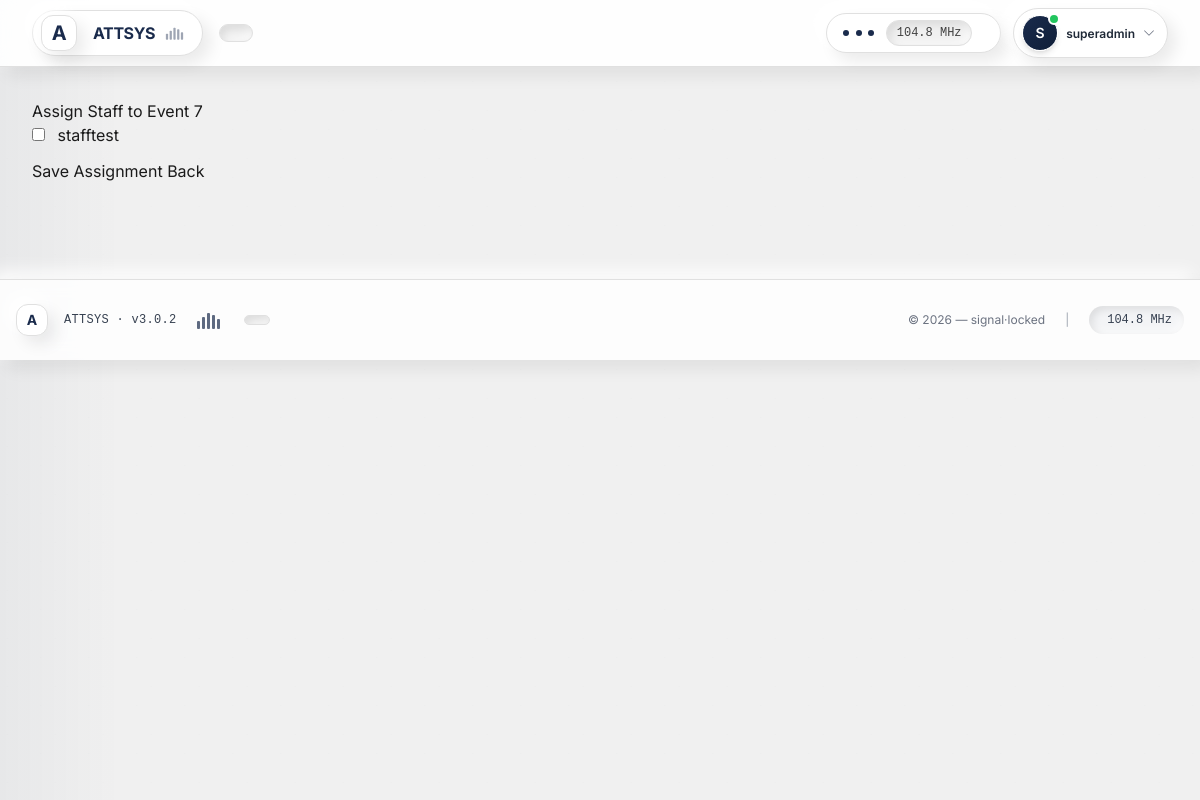
Before: /attsys/event/40/assign/ (signed in) with the older database file.
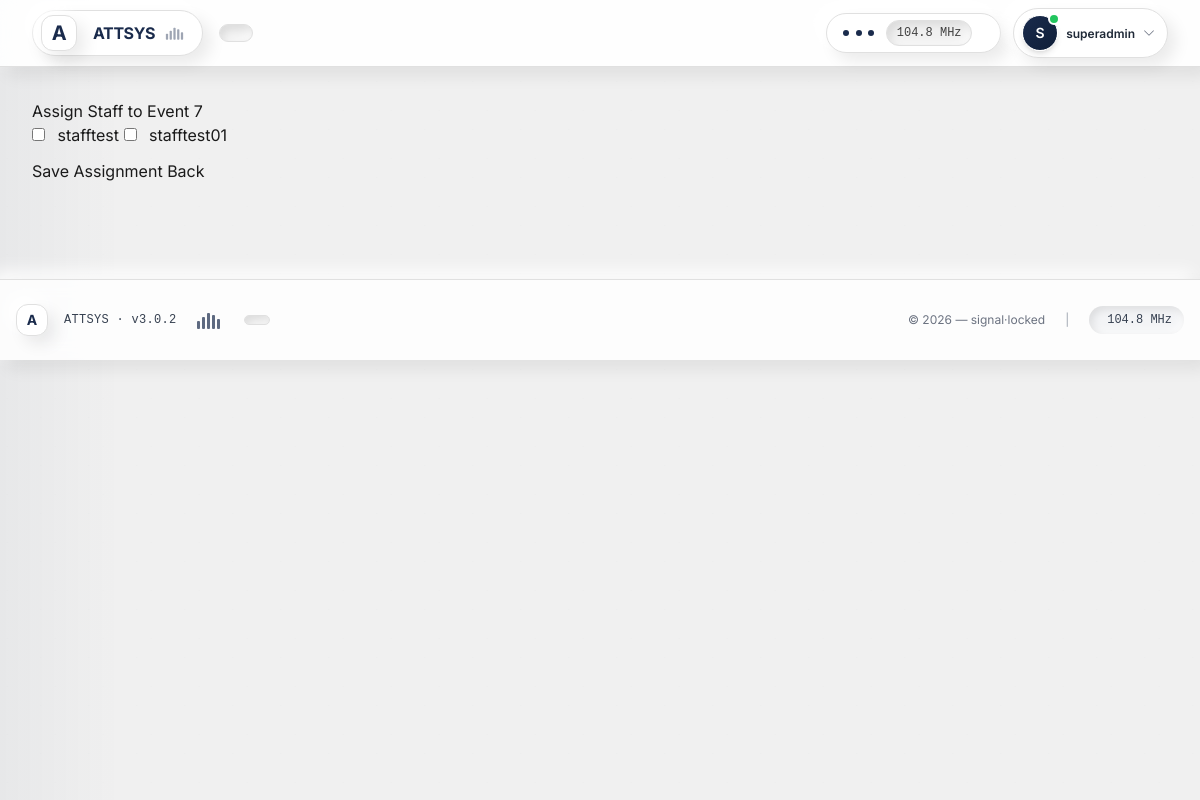
After: the same page with the newer database file.
### attsys/models.py (models this page shows, shortened)
class User(AbstractUser):
    ROLE_CHOICES = (
        ('ADMIN', 'Admin'),
        ('STAFF', 'Staff'),
    )
    role = models.CharField(max_length=10, choices=ROLE_CHOICES, default='STAFF')
    phone_number = models.CharField(max_length=15, blank=True)

class Event(models.Model):
    STATE_CHOICES = (
        ('KUALA_LUMPUR', 'Kuala Lumpur'),
        ('SELANGOR', 'Selangor'),
        ('JOHOR', 'Johor'),
        ('PENANG', 'Penang'),
        ('PERAK', 'Perak'),
        ('SABAH', 'Sabah'),
        ('SARAWAK', 'Sarawak'),
        ('PAHANG', 'Pahang'),
        ('NEGERI_SEMBILAN', 'Negeri Sembilan'),
        ('KEDAH', 'Kedah'),
        ('KELANTAN', 'Kelantan'),
        ('TERENGGANU', 'Terengganu'),
        ('MELAKA', 'Melaka'),
        ('PERLIS', 'Perlis'),
        ('LABUAN', 'Labuan'),
        ('PUTRAJAYA', 'Putrajaya'),
        ('OTHER', 'Other'),
    )
    title = models.CharField(max_length=200)
    description = models.TextField(blank=True)
    venue = models.CharField(max_length=200)
    state = models.CharField(max_length=50, choices=STATE_CHOICES, default='KUALA_LUMPUR')
    custom_state = models.CharField(
        max_length=100,
        blank=True,
        verbose_name="Other State"
    )
    date = models.DateField()
    start_time = models.TimeField()
    end_time = models.TimeField()
    created_by = models.ForeignKey(
        User,
        on_delete=models.CASCADE,
        related_name='events'
    )
    assigned_staff = models.ManyToManyField(
        settings.AUTH_USER_MODEL,
        blank=True,
        related_name='assigned_events'
    )
    check_in_token = models.UUIDField(default=uuid.uuid4, unique=True)
    is_active = models.BooleanField(default=False)
    created_at = models.DateTimeField(auto_now_add=True)
    updated_at = models.DateTimeField(auto_now=True)
    class Meta:
        ordering = ['-date', '-created_at']

### attsys/views.py (the view)
# urls.py: path('event/<int:event_id>/assign/', views.assign_staff, name='assign_staff'),
@login_required
def assign_staff(request, event_id):
    if not request.user.is_active:
        return redirect('login')
    if request.user.role != 'ADMIN':
        return HttpResponseForbidden("Admins only")
    event = get_object_or_404(Event, id=event_id)
    staff_users = User.objects.filter(role='STAFF')
    if request.method == 'POST':
        selected_staff = request.POST.getlist('staff')
        event.assigned_staff.set(selected_staff)
        messages.success(request, "Staff assigned successfully")
        return redirect('event_detail', event_id=event.id)
    return render(request, 'assign_staff.html', {
        'event': event,
        'staff_users': staff_users
    })

### attsys/templates/assign_staff.html (shortened to what this page needs)
{% extends 'base.html' %}
{% block content %}
<h3>Assign Staff to {{ event.title }}</h3>
<form method="post">
    <div class="list-group mb-3">
        {% for staff in staff_users %}
        <label class="list-group-item">
            <input
                class="form-check-input me-2"
                type="checkbox"
                name="staff"
                value="{{ staff.id }}"
            >
            {{ staff.username }}
        </label>
        {% empty %}
        <div class="text-muted">No staff users found</div>
        {% endfor %}
    </div>
    <button type="submit" class="btn btn-primary">
        Save Assignment
    </button>
    <a href="{% url 'event_detail' event.id %}" class="btn btn-secondary">
        Back
    </a>
</form>
{% endblock %}

Changed rows visible on the page:
added User: username "stafftest01"
